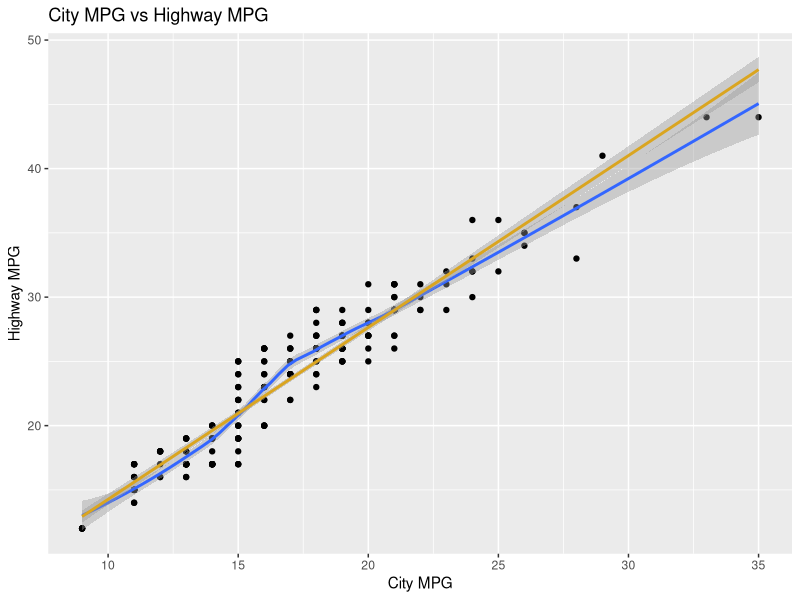
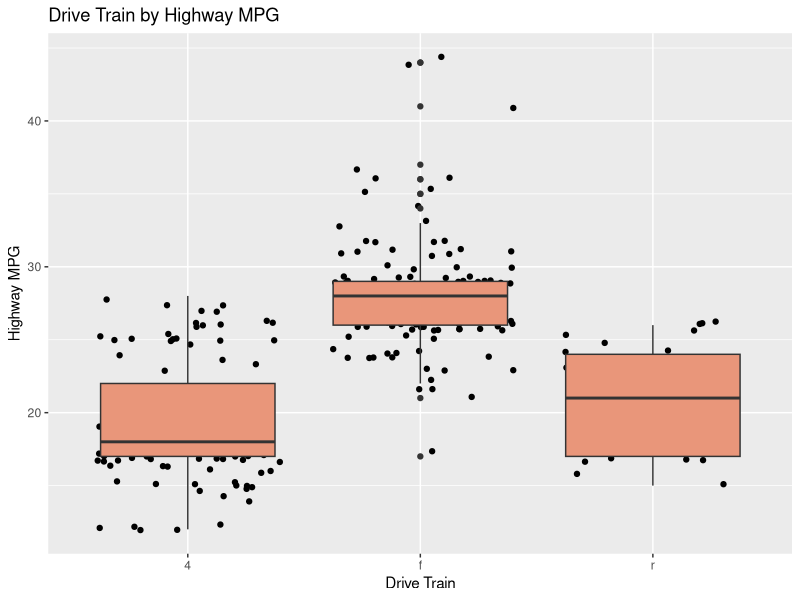

Here is the R script that generated these plots, in order: (Note: this script raises an error after producing the figures.)
## ---- chunk 1
library(ggplot2)
library(ggthemes)
library(patchwork)

d <- mpg
str(d)
print(mpg)
# manufacturer, model, displ, year, cyl, trans, dry, cty, hwy, fl, class
print(mpg, n = 20)
## ---- chunk 2
d <- mpg
print(mpg)
View(d)

ggplot(data = d) +
  aes(x = cty, y = hwy) +
  geom_point() +
  geom_smooth() +
  geom_smooth(method = "lm", col = "goldenrod") +
  labs(
    title = "City MPG vs Highway MPG",
    x = "City MPG",
    y = "Highway MPG"
  ) 
## ---- chunk 3
ggplot(data=d) +
  aes(x=drv, y=hwy) +
  geom_jitter()+
  geom_boxplot(fill="darksalmon")+
  labs(
    title = "Drive Train by Highway MPG",
    x = "Drive Train",
    y = "Highway MPG"
  )
## ---- chunk 4
d_new <- d %>%
  mutate(drv_m = case_when(drv == "f" ~ 0, TRUE ~ 1 ) ) %>%
  select(drv_m, manufacturer, everything())

ggplot(d_new, aes(x=displ, y=drv_m)) + 
  geom_point(alpha=.5) +
  geom_smooth(method = "glm", method.args = list(family = "binomial"))+
  labs(
    title = "Drive Train vs Engine Displacement",
    x = "Drive Train",
    y = "Engine Displacement"
  )
## ---- chunk 5
ggplot(mpg, aes(x = manufacturer, fill = drv)) +
  geom_bar() +
  labs(
    title = "Car Manufacturers by Drive Train",
    x = "Car Manufacturer",
    y = "Drive Train",
    fill = "Drive Train"
  ) 
